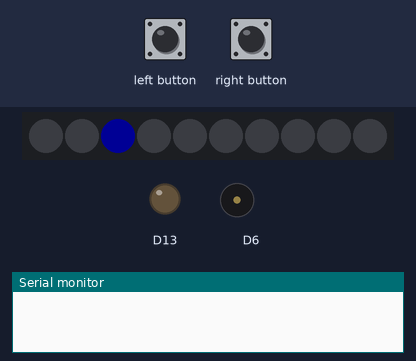
Recording of a sketch running on a simulated Adafruit Circuit Playground Express. Parts: 10 RGB LEDs in strip order, left to right, output pins drawn as LEDs (lit = HIGH), buzzer (waves = sounding), the last lines printed to the serial monitor. Inputs (shaded band) come from the test bench. Dim RGB values are drawn brighter than linear; random numbers use the default seed unless the sketch sets one.

Above: at 1.25 s.
1.3 s: left button pressed for 0.15 s
3.0 s: right button pressed for 0.15 s
At 3.11 s:
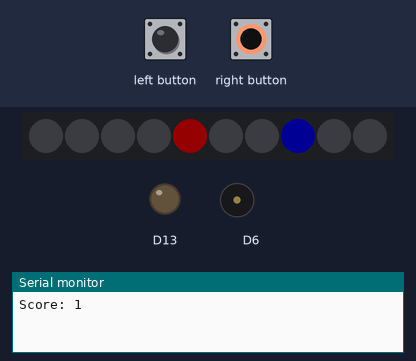
4.6 s: right button pressed for 1 s
At 4.73 s:
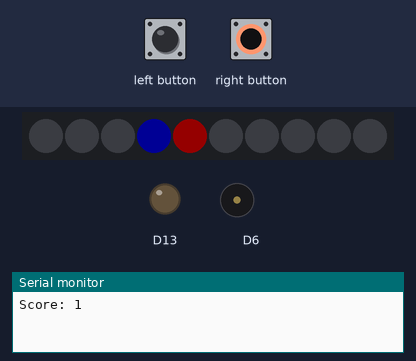
7.1 s: left button pressed for 1 s
At 7.44 s:
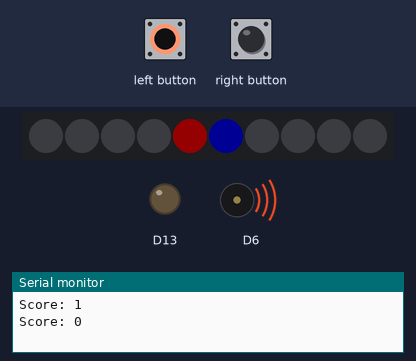
Timing chart, 0 to 10.1 s (numbered marks = the images above; inputs shaded):
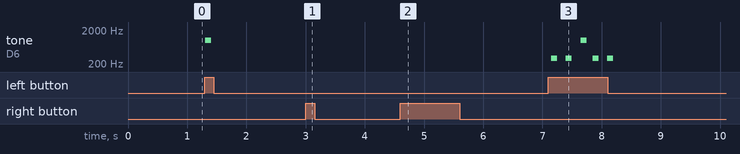

Measured:
- after the input at 1.3 s, tone on D6: silent → 1000 Hz at once, → silent 0.10 s later
- after the input at 7.1 s, tone on D6: plays 300 Hz for 0.10 s, 300 Hz for 0.10 s, 1000 Hz for 0.10 s, 300 Hz for 0.10 s, 300 Hz for 0.10 s, starting after 0.05 s

The sketch:

FinalGame.ino
```cpp
#include <Adafruit_CircuitPlayground.h>


int target_led = 2;
int current_led = 0;
int level = 1;
int delay_time = 100;
int button_debounce = 50;
int score = 0;


void setup() {
  CircuitPlayground.begin();
  Serial.begin(9600);
}


void loop() {
  int num_leds = CircuitPlayground.strip.numPixels();
  CircuitPlayground.strip.clear();


  if (score < 3) {
    CircuitPlayground.strip.setPixelColor(target_led, 0, 0, 255); // Keep target LED always blue


    if (current_led != target_led) {
      CircuitPlayground.strip.setPixelColor(current_led, CircuitPlayground.colorWheel(255));
    }
    CircuitPlayground.strip.show();
    delay(delay_time);


    if (CircuitPlayground.leftButton()) {
      if (current_led == target_led) {
        CircuitPlayground.playTone(1000, 100);
        level++;
        score++;
        delay_time = 100 / level;
      } else {
        CircuitPlayground.playTone(300, 100);
        level = 1;
        delay_time = 100;
        score = 0;
      }
      Serial.print("Score: ");
      Serial.println(score);
      delay(button_debounce);
    }


    if (CircuitPlayground.rightButton()) {
      target_led = random(num_leds);
      delay(button_debounce);
    }


    current_led++;
    if (current_led >= num_leds) {
      current_led = 0;
    }
  } else {
    CircuitPlayground.playTone(2000, 100);
    Serial.println("You win!");
    delay(3000);
    score = 0;
    level = 1;
    delay_time = 100;
  }
}
```
